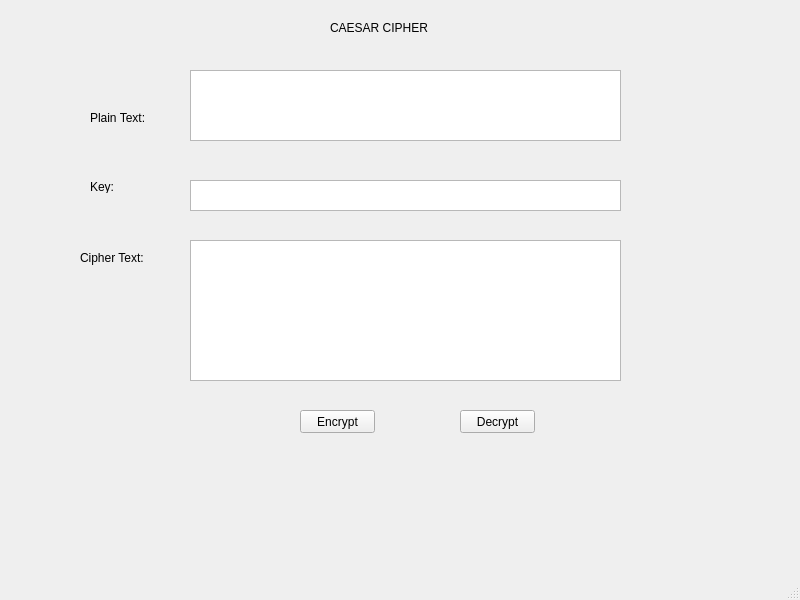
<?xml version="1.0" encoding="UTF-8"?>
<ui version="4.0">
 <class>MainWindow</class>
 <widget class="QMainWindow" name="MainWindow">
  <property name="geometry">
   <rect>
    <x>0</x>
    <y>0</y>
    <width>800</width>
    <height>600</height>
   </rect>
  </property>
  <property name="windowTitle">
   <string>MainWindow</string>
  </property>
  <widget class="QWidget" name="centralwidget">
   <widget class="QLabel" name="label">
    <property name="geometry">
     <rect>
      <x>90</x>
      <y>110</y>
      <width>81</width>
      <height>16</height>
     </rect>
    </property>
    <property name="text">
     <string>Plain Text:</string>
    </property>
   </widget>
   <widget class="QLabel" name="label_2">
    <property name="geometry">
     <rect>
      <x>90</x>
      <y>180</y>
      <width>47</width>
      <height>13</height>
     </rect>
    </property>
    <property name="text">
     <string>Key:</string>
    </property>
   </widget>
   <widget class="QLabel" name="label_3">
    <property name="geometry">
     <rect>
      <x>80</x>
      <y>250</y>
      <width>161</width>
      <height>16</height>
     </rect>
    </property>
    <property name="text">
     <string>Cipher Text:</string>
    </property>
   </widget>
   <widget class="QLabel" name="label_4">
    <property name="geometry">
     <rect>
      <x>330</x>
      <y>20</y>
      <width>221</width>
      <height>16</height>
     </rect>
    </property>
    <property name="text">
     <string>CAESAR CIPHER</string>
    </property>
   </widget>
   <widget class="QPushButton" name="pushButton">
    <property name="geometry">
     <rect>
      <x>300</x>
      <y>410</y>
      <width>75</width>
      <height>23</height>
     </rect>
    </property>
    <property name="text">
     <string>Encrypt</string>
    </property>
   </widget>
   <widget class="QPushButton" name="pushButton_2">
    <property name="geometry">
     <rect>
      <x>460</x>
      <y>410</y>
      <width>75</width>
      <height>23</height>
     </rect>
    </property>
    <property name="text">
     <string>Decrypt</string>
    </property>
   </widget>
   <widget class="QTextBrowser" name="textBrowser">
    <property name="geometry">
     <rect>
      <x>190</x>
      <y>70</y>
      <width>431</width>
      <height>71</height>
     </rect>
    </property>
   </widget>
   <widget class="QTextBrowser" name="textBrowser_2">
    <property name="geometry">
     <rect>
      <x>190</x>
      <y>180</y>
      <width>431</width>
      <height>31</height>
     </rect>
    </property>
   </widget>
   <widget class="QTextBrowser" name="textBrowser_3">
    <property name="geometry">
     <rect>
      <x>190</x>
      <y>240</y>
      <width>431</width>
      <height>141</height>
     </rect>
    </property>
   </widget>
  </widget>
  <widget class="QMenuBar" name="menubar">
   <property name="geometry">
    <rect>
     <x>0</x>
     <y>0</y>
     <width>800</width>
     <height>21</height>
    </rect>
   </property>
  </widget>
  <widget class="QStatusBar" name="statusbar"/>
 </widget>
 <resources/>
 <connections/>
</ui>
